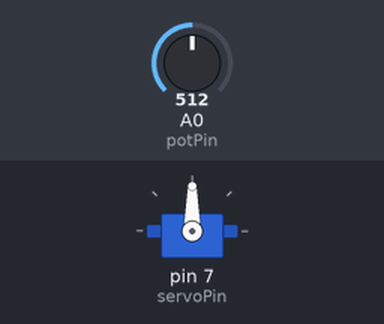
The sketch below on a simulated Arduino Uno, built with avr-gcc and run on an emulated ATmega328P. On the bench: servo. The inputs (shaded band) are chosen by the test bench; at power-on: A0 (potPin) = 512.

Above: at 1.2 s.
1.3 s: A0 (potPin) set to 716
At 1.6 s:
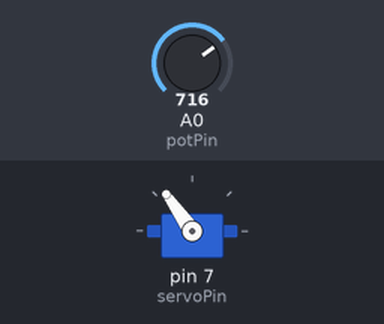
2.8 s: A0 (potPin) set to 900
At 3.7 s:
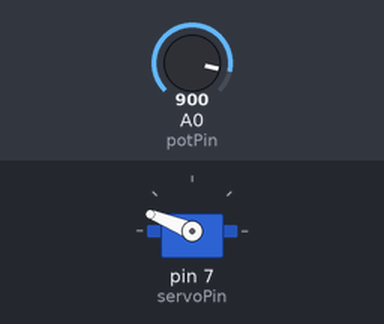
4.3 s: A0 (potPin) set to 1023
At 5.1 s:
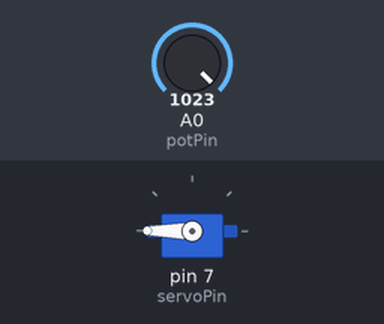
5.8 s: A0 (potPin) set to 306
At 7.0 s:
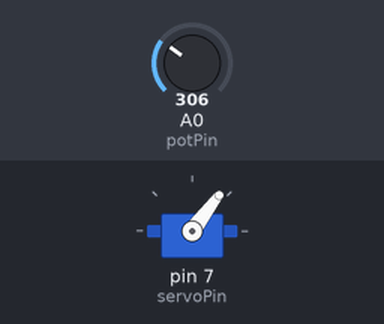
7.3 s: A0 (potPin) set to 122
At 8.6 s:
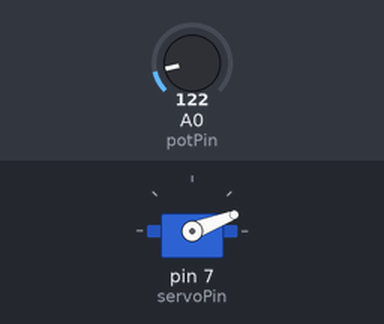
Timing chart, 0 to 9.8 s (numbered marks = the images above; inputs shaded):
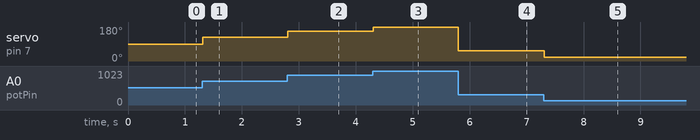

Measured:
- after the input at 1.3 s, servo on pin 7 (servoPin): 90° → 125° at once
- after the input at 2.8 s, servo on pin 7 (servoPin): 125° → 158° at once
- after the input at 4.3 s, servo on pin 7 (servoPin): 158° → 180° at once
- after the input at 5.8 s, servo on pin 7 (servoPin): 180° → 53° at once
- after the input at 7.3 s, servo on pin 7 (servoPin): 53° → 21° at once

The sketch:

090125_ex01_servo_potentiometer.ino
```cpp
#include <Servo.h>

Servo myServo;

int potPin = A0;
int servoPin = 7;
int pos = 0;

void setup() {
  myServo.attach(servoPin);
  pinMode(potPin, INPUT);
}

void loop() {

  pos = map(analogRead(potPin), 0, 1023, 0, 180);

  myServo.write(pos);
  delay(15);

}
```
